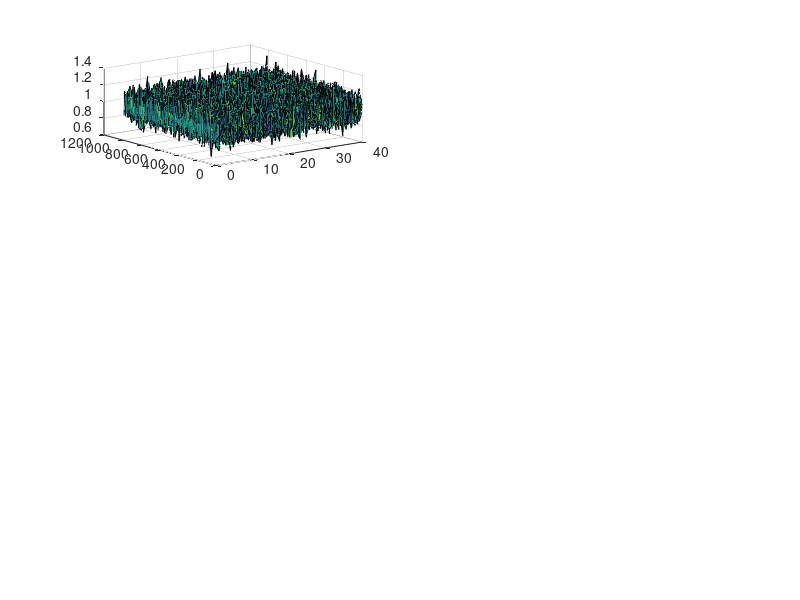

Source code (MATLAB): (Note: this script raises an error after producing the figure.)
% Generate the TX waveform in frequency and time domain
clear; clc;
nFFT = 1024;
constellation = [1+1j 1-1j -1+1j -1-1j];
tx_fd = zeros(nFFT, 1);
for sc = -nFFT/2 : nFFT/2-1
    tx_fd(sc + nFFT/2 + 1) = constellation(randi(4));
end
tx_fd = fftshift(tx_fd);
tx_td = ifft(tx_fd);

% Create a "packet" with 10 such sumbols. Ignore the cyclic prefix for now
nSym = 40;
tx_td_app = zeros(nFFT*nSym,1);
for iSym = 1:nSym
    tx_td_app((iSym-1)*nFFT + 1 : iSym*nFFT) = tx_td;
end
tx_td = tx_td_app;
clear tx_td_app;

%%%%%%%%%% Start Channel Emulator %%%%%%%%%%

% A: "Do nothing" channel. Do not comment this out.
rx_td = tx_td;

% B: Timing Offset. Comment this out for no timing offset.
% k = 2;
% n = size(rx_td, 1);
% rx_td = [rx_td(k+1:n); rx_td(1:k)];
% clear n k;

% C: Residual Frequency Offset. Comment this out for no frequency offset.
    % We assume a sampling frequency of 1 GSps complex, for a 1 GHz bandwidth.
    % The sample duration is therefore 1ns.
% fs = 20e3; % Frequency offset in Hertz
% n = 1e9 / fs; % In 'n' samples, the channel will rotate a full circle
% p = 2*pi/n; % The channel will rotate by 'p' radian every sample
% clear n;
% n = size(rx_td, 1); % Now, 'n' is the number of samples in the waveform
% phasor = exp(1j*linspace(0, p*(n-1), n));
% phasor = phasor';
% rx_td = rx_td .* phasor;
% clear fs n phasor p;

% D: Add Noise
target_snr = 18; % in dB
rx_td = awgn(rx_td, target_snr, 'measured');

%%%%%%%%%%  End Channel Emulator %%%%%%%%%%


% Calculate and plot the 2D Channel
h_fd = zeros(nFFT, nSym);
rx_fd = zeros(nFFT, nSym);
for iSym = 1:nSym
    sym_td = rx_td((iSym-1)*nFFT + 1 : iSym*nFFT);
    sym_fd = (fft(sym_td));
    rx_fd(:, iSym) = sym_fd;
    h_fd(:, iSym) = sym_fd ./ tx_fd;
end
figure(1); clf;

subplot(3,2,1);
s = surf(abs(h_fd));
%caxis([0 2]);
s.EdgeColor = 'none'; view(2); xlim([1 nSym]); ylim([1 nFFT]);
colorbar;
xlabel('Symbol Index');
ylabel('Subcarrier Index');
title('Abs(H)');

subplot(3,2,2);
s = surf(angle(h_fd));
%caxis([-pi pi]);
s.EdgeColor = 'none'; view(2); xlim([1 nSym]); ylim([1 nFFT]); colorbar;
xlabel('Symbol Index');
ylabel('Subcarrier Index');
title('Angle(H)');

subplot(3,2,3);
s = surf(real(h_fd));
%caxis([-2 2]);
s.EdgeColor = 'none'; view(2); xlim([1 nSym]); ylim([1 nFFT]); colorbar;
xlabel('Symbol Index');
ylabel('Subcarrier Index');
title('Real(H)');

subplot(3,2,4);
s = surf(imag(h_fd));
%caxis([-2 2]);
s.EdgeColor = 'none'; view(2); xlim([1 nSym]); ylim([1 nFFT]); colorbar;
xlabel('Symbol Index');
ylabel('Subcarrier Index');
title('Imag(H)');

% Plot the unequalized frequency-domain samples
subplot(3,2,5);
for iSym = 1:nSym
    scatter(real(rx_fd(:, iSym)), imag(rx_fd(:, iSym)), 'b.'); hold on;
end
xlim([-2 2]); ylim([-2 2]);
title('Unequalized');

% Now, plot the received constellation. For this, we will assume that the
% pilots are located every 'k' subcarriers. The remaining subcarriers
% carry the unknown user data that we're trying to demodulate.
k = 10;
subplot(3,2,6);
eq_sym = zeros(nFFT, nSym);
for iSym = 1:nSym
    for sc = 1:nFFT
        if mod(sc-1, k) == 0
            % Pilot
            h = h_fd(sc, iSym);
        else
            % Data
            eq_sym(sc, iSym) = rx_fd(sc, iSym) / h;
        end
    end
    scatter(real(eq_sym(:, iSym)), imag(eq_sym(:, iSym)), '.b'); hold on;
end
xlim([-2 2]); ylim([-2 2]);
title('Equalized');